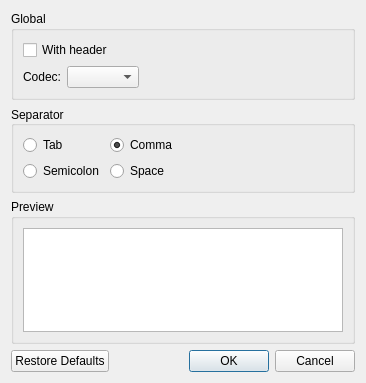
<?xml version="1.0" encoding="UTF-8"?>
<ui version="4.0">
 <class>DialogExportToCSV</class>
 <widget class="QDialog" name="DialogExportToCSV">
  <property name="windowModality">
   <enum>Qt::ApplicationModal</enum>
  </property>
  <property name="geometry">
   <rect>
    <x>0</x>
    <y>0</y>
    <width>366</width>
    <height>383</height>
   </rect>
  </property>
  <property name="windowTitle">
   <string>Options</string>
  </property>
  <property name="modal">
   <bool>true</bool>
  </property>
  <layout class="QVBoxLayout" name="verticalLayout_4">
   <item>
    <widget class="QGroupBox" name="groupBoxGlobal">
     <property name="title">
      <string comment="Options">Global</string>
     </property>
     <layout class="QVBoxLayout" name="verticalLayout">
      <item>
       <widget class="QCheckBox" name="checkBoxWithHeader">
        <property name="text">
         <string>With header</string>
        </property>
       </widget>
      </item>
      <item>
       <layout class="QHBoxLayout" name="horizontalLayout">
        <item>
         <widget class="QLabel" name="label">
          <property name="sizePolicy">
           <sizepolicy hsizetype="Preferred" vsizetype="Preferred">
            <horstretch>0</horstretch>
            <verstretch>0</verstretch>
           </sizepolicy>
          </property>
          <property name="text">
           <string>Codec:</string>
          </property>
         </widget>
        </item>
        <item>
         <widget class="QComboBox" name="comboBoxCodec">
          <property name="sizePolicy">
           <sizepolicy hsizetype="Preferred" vsizetype="Fixed">
            <horstretch>0</horstretch>
            <verstretch>0</verstretch>
           </sizepolicy>
          </property>
         </widget>
        </item>
        <item>
         <spacer name="horizontalSpacer">
          <property name="orientation">
           <enum>Qt::Horizontal</enum>
          </property>
          <property name="sizeHint" stdset="0">
           <size>
            <width>40</width>
            <height>20</height>
           </size>
          </property>
         </spacer>
        </item>
       </layout>
      </item>
     </layout>
    </widget>
   </item>
   <item>
    <widget class="QGroupBox" name="groupBoxSeparator">
     <property name="sizePolicy">
      <sizepolicy hsizetype="Preferred" vsizetype="Preferred">
       <horstretch>0</horstretch>
       <verstretch>0</verstretch>
      </sizepolicy>
     </property>
     <property name="title">
      <string>Separator</string>
     </property>
     <property name="alignment">
      <set>Qt::AlignLeading|Qt::AlignLeft|Qt::AlignVCenter</set>
     </property>
     <layout class="QFormLayout" name="formLayout">
      <property name="fieldGrowthPolicy">
       <enum>QFormLayout::ExpandingFieldsGrow</enum>
      </property>
      <property name="labelAlignment">
       <set>Qt::AlignLeading|Qt::AlignLeft|Qt::AlignVCenter</set>
      </property>
      <property name="formAlignment">
       <set>Qt::AlignHCenter|Qt::AlignTop</set>
      </property>
      <item row="0" column="0">
       <widget class="QRadioButton" name="radioButtonTab">
        <property name="sizePolicy">
         <sizepolicy hsizetype="Expanding" vsizetype="Fixed">
          <horstretch>0</horstretch>
          <verstretch>0</verstretch>
         </sizepolicy>
        </property>
        <property name="text">
         <string>Tab</string>
        </property>
        <attribute name="buttonGroup">
         <string notr="true">buttonGroup</string>
        </attribute>
       </widget>
      </item>
      <item row="2" column="0">
       <widget class="QRadioButton" name="radioButtonSemicolon">
        <property name="sizePolicy">
         <sizepolicy hsizetype="Expanding" vsizetype="Fixed">
          <horstretch>0</horstretch>
          <verstretch>0</verstretch>
         </sizepolicy>
        </property>
        <property name="text">
         <string>Semicolon</string>
        </property>
        <attribute name="buttonGroup">
         <string notr="true">buttonGroup</string>
        </attribute>
       </widget>
      </item>
      <item row="0" column="1">
       <widget class="QRadioButton" name="radioButtonComma">
        <property name="sizePolicy">
         <sizepolicy hsizetype="Expanding" vsizetype="Fixed">
          <horstretch>0</horstretch>
          <verstretch>0</verstretch>
         </sizepolicy>
        </property>
        <property name="text">
         <string>Comma</string>
        </property>
        <property name="checked">
         <bool>true</bool>
        </property>
        <attribute name="buttonGroup">
         <string notr="true">buttonGroup</string>
        </attribute>
       </widget>
      </item>
      <item row="2" column="1">
       <widget class="QRadioButton" name="radioButtonSpace">
        <property name="sizePolicy">
         <sizepolicy hsizetype="Expanding" vsizetype="Fixed">
          <horstretch>0</horstretch>
          <verstretch>0</verstretch>
         </sizepolicy>
        </property>
        <property name="text">
         <string>Space</string>
        </property>
        <attribute name="buttonGroup">
         <string notr="true">buttonGroup</string>
        </attribute>
       </widget>
      </item>
     </layout>
    </widget>
   </item>
   <item>
    <widget class="QGroupBox" name="groupBoxPreview">
     <property name="title">
      <string>Preview</string>
     </property>
     <layout class="QVBoxLayout" name="verticalLayout_2">
      <item>
       <widget class="QTableWidget" name="tableWidget">
        <property name="editTriggers">
         <set>QAbstractItemView::NoEditTriggers</set>
        </property>
        <property name="tabKeyNavigation">
         <bool>false</bool>
        </property>
        <property name="showDropIndicator" stdset="0">
         <bool>false</bool>
        </property>
        <property name="dragDropOverwriteMode">
         <bool>false</bool>
        </property>
        <property name="alternatingRowColors">
         <bool>true</bool>
        </property>
        <property name="selectionMode">
         <enum>QAbstractItemView::NoSelection</enum>
        </property>
        <attribute name="verticalHeaderVisible">
         <bool>false</bool>
        </attribute>
       </widget>
      </item>
     </layout>
    </widget>
   </item>
   <item>
    <widget class="QDialogButtonBox" name="buttonBox">
     <property name="orientation">
      <enum>Qt::Horizontal</enum>
     </property>
     <property name="standardButtons">
      <set>QDialogButtonBox::Cancel|QDialogButtonBox::Ok|QDialogButtonBox::RestoreDefaults</set>
     </property>
    </widget>
   </item>
  </layout>
 </widget>
 <resources>
 </resources>
 <connections>
  <connection>
   <sender>buttonBox</sender>
   <signal>accepted()</signal>
   <receiver>DialogExportToCSV</receiver>
   <slot>accept()</slot>
   <hints>
    <hint type="sourcelabel">
     <x>248</x>
     <y>254</y>
    </hint>
    <hint type="destinationlabel">
     <x>157</x>
     <y>274</y>
    </hint>
   </hints>
  </connection>
  <connection>
   <sender>buttonBox</sender>
   <signal>rejected()</signal>
   <receiver>DialogExportToCSV</receiver>
   <slot>reject()</slot>
   <hints>
    <hint type="sourcelabel">
     <x>316</x>
     <y>260</y>
    </hint>
    <hint type="destinationlabel">
     <x>286</x>
     <y>274</y>
    </hint>
   </hints>
  </connection>
 </connections>
 <buttongroups>
  <buttongroup name="buttonGroup"/>
 </buttongroups>
</ui>
